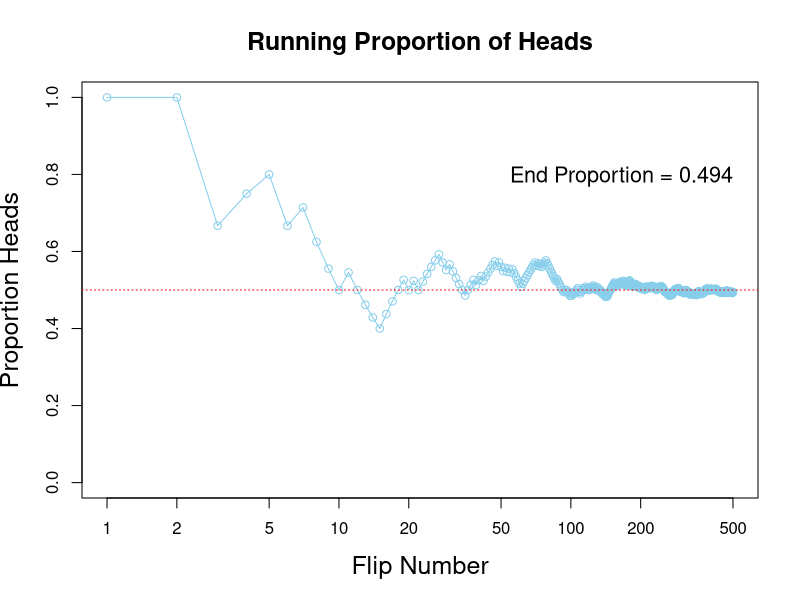
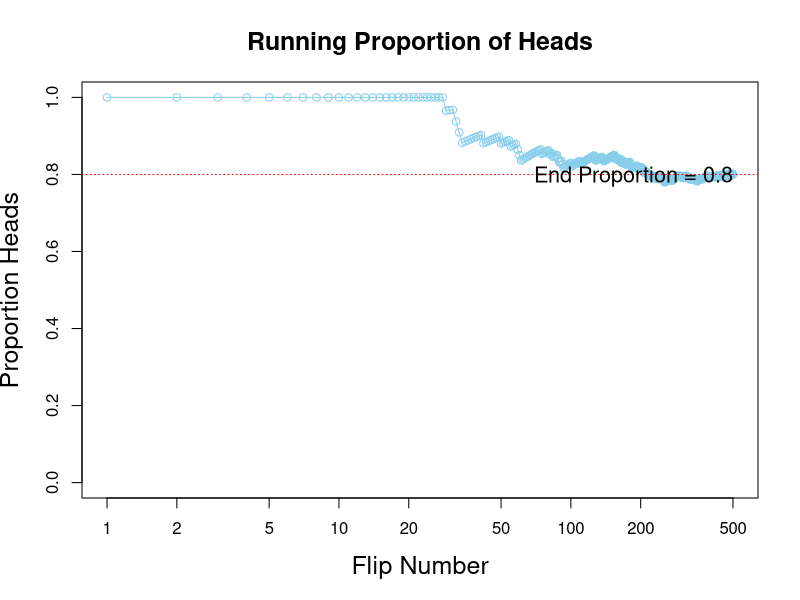
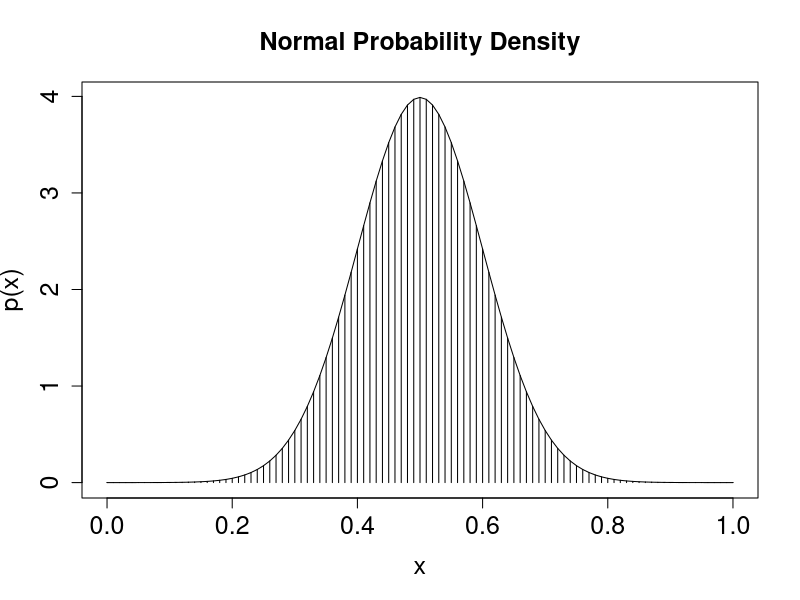
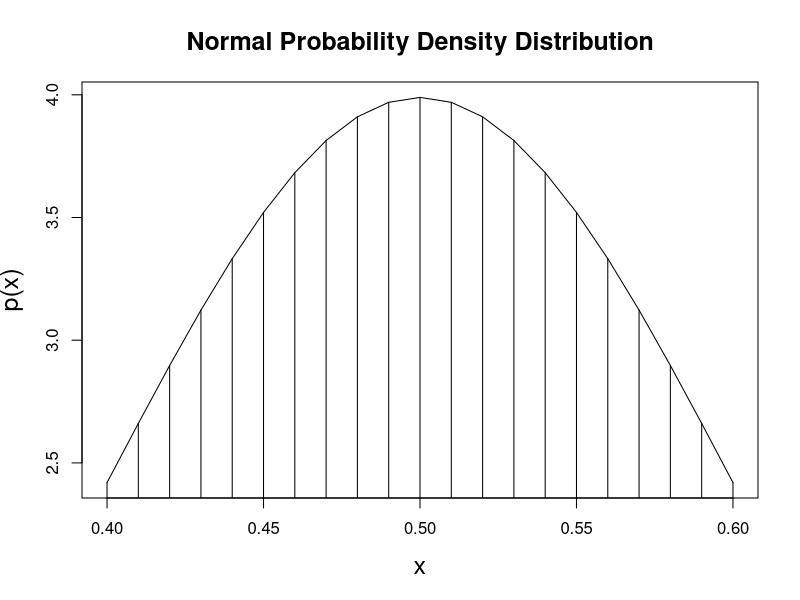

Recreate these plots in R, in order.
# ==============================================================================================
# Generating the RunningProportion Script ---------------------------------
# ==============================================================================================
set.seed(47405)

N <- 500 # Specify the total number of flips, denoted N.
pHeads <- .5 # Specify underlying probability of heads.

# Generate a random sample of N flips (heads=1, tails=0):
flipSequence <- sample(x = c(0, 1), prob = c(1 - pHeads, pHeads), 
                       size = N, replace = TRUE)

# Compute the running proportion of heads:
r <- cumsum(flipSequence) # Cumulative Sum: Number of heads at each step
n <- 1:N # Number of flips at each step
runProp <- r / n # Component by component division

# Graph the running proportion:
plot(n, runProp, type = "o", log = "x",
     col = "skyblue",
     xlim = c(1, N), ylim = c(0, 1),
     main = "Running Proportion of Heads",
     cex.main = 1.5,
     xlab = "Flip Number", ylab = "Proportion Heads", 
     cex.lab = 1.5)
# Plot a dotted horizontal line reference:
abline(h = pHeads, lty = "dotted",
       col = "red")

# Display the beginning of the flip sequence:
flipLetters <- paste(c("T", "H")[flipSequence[1:10] + 1], collapse = "")
displayString <- paste0("Flip Sequence =", flipLetters, "...")
text(N, .8, paste("End Proportion =", runProp[N]), adj = c(1, .5), cex = 1.3)

# ==============================================================================================
# 4.1 ---------------------------------------------------------------------
# ==============================================================================================
show(HairEyeColor) # Show data

EyeHairFreq <- apply(HairEyeColor, c("Eye","Hair"), sum) # Sum across sex 
# Above applies function sum to rows and columns for each variable and categorises them for eye 
# and hair colour in the variable EyeHairFreq as conditional on the other, i.e. Brown eyes and
# black hair totals 68 events...

EyeHairProp <- EyeHairFreq / sum(EyeHairFreq) # joint proportions, Table 4.1 
# Above divides the Frequency of each event by the sum of events to obtain probabilities.
show(round(EyeHairProp , 2))
# displays the results as rounded to 2 decimal places.

HairFreq <- apply(HairEyeColor, c("Hair"), sum) # Sum across sex and eye 
# Again, as in EyeFreq Colour, bu this time only sums the columns, i.e. total number of events
# just for a specific hair colour, independent of eye colour.

HairProp <- HairFreq / sum( HairFreq ) # marginal proportions, Table 4.1
show(round(HairProp, 2))
# ...same but...

EyeFreq <- apply(HairEyeColor ,c("Eye"), sum) # Sum across sex and eye 
# Again...but independent of hair colour.

EyeProp <- EyeFreq / sum(EyeFreq) # marginal proportions, Table 4.1
# ...same but...
show(round(EyeProp, 2))
# ...same but...

condPeyesBlue <- EyeHairProp["Blue", ] / EyeProp["Blue"] # conditional prob, Table 4.2
# Conditional probabilities of hair colour given blue eye colour:
condPeyesBlue

condPeyeBrown <- EyeHairProp["Brown", ] / EyeProp["Brown"]
# Conditional probabilities of hair colour given brown eye colour:
condPeyeBrown

condPhairBrown <- EyeHairProp[, "Brown"] / HairProp["Brown"]
# Conditional probabilities of hair colour given brown hair colour:
condPhairBrown

# ==============================================================================================
# 4.2 ---------------------------------------------------------------------
# ==============================================================================================
# Modify the coin flipping program in Section 4.5 RunningProportion.R to simulate a biased coin 
# that has p(H) = 0.8. Change the height of the reference line in the plot to match the new
# p(H).
set.seed(47405)

N <- 500 # Specify the total number of flips, denoted N.
pHeads <- .8 # Specify underlying probability of heads.

# Generate a random sample of N flips (heads=1, tails=0):
flipSequence <- sample(x = c(0, 1), prob = c(1 - pHeads, pHeads), 
                       size = N, replace = TRUE)

# Compute the running proportion of heads:
r <- cumsum(flipSequence) # Cumulative Sum: Number of heads at each step
n <- 1:N # Number of flips at each step
runProp <- r / n # Component by component division

# Graph the running proportion:
plot(n, runProp, type = "o", log = "x",
     col = "skyblue",
     xlim = c(1, N), ylim = c(0, 1),
     main = "Running Proportion of Heads",
     cex.main = 1.5,
     xlab = "Flip Number", ylab = "Proportion Heads", 
     cex.lab = 1.5)
# Plot a dotted horizontal line reference:
abline(h = pHeads, lty = "dotted",
       col = "red")

# Display the beginning of the flip sequence:
flipLetters <- paste(c("T", "H")[flipSequence[1:10] + 1], collapse = "")
displayString <- paste0("Flip Sequence =", flipLetters, "...")
text(N, .8, paste("End Proportion =", runProp[N]), adj = c(1, .5), cex = 1.3)

# Straightforward stuff. Change probability proportion, sample prbability changes to .2 and .8, 
# instead of .5 and .5.

# ==============================================================================================
# 4.3 ---------------------------------------------------------------------
# ==============================================================================================
# In a pinochle deck, there are 48 cards. There are six values: 9, 10, Jack, Queen, King, Ace. 
# There are two copies of each value in each of the standard four suits: hearts, diamonds, clubs, 
# spades.

# What is the probability of getting a 10?
N <- 12 * 4 # Total number of cards, i.e. the total values multiplied by the total suites
pTen <- (1/6 * 4/4) # Probability of 10, as each suite contains two tens; would be same as 2/12
pTen # Probability of drawing a 10 from a shuffled pinochle deck

# What is the probability of getting a 10 or Jack?
pTen_Jack <- (2/6 * 4/4)
pTen_Jack

# ==============================================================================================
# 4.4 ---------------------------------------------------------------------
# ==============================================================================================
set.seed(47405)
# A) Adapt the program IntegralOfDensity.R to plot this density function and approximate its 
# integral. Comment your code. Be careful to consider values of x only in the interval [0, 1]. 
# Hint: You can omit the first couple of lines regarding meanval and sdval, because those 
# parameter values pertain only to the normal distribution. Then set xlow = 0 and xhigh = 1, and
# set dx to some small value.

# Graph of normal probability density function, with comb of intervals.
xlow <- 0 # Specify low end of x-axis.
xhigh <- 1 # Specify high end of x-axis.
dx <- 0.01 # Specify interval width on x-axis

# B) Derive the exact integral using calculus:
integral_calculation <- 6*((1/3*1^3 - 1/4*1^4) - (1/3*0^3 - 1/4*0^4))
integral_calculation

# C) Does this function satisfy equation 4.3:
px <- 1 / dx
px
# Proof
100 * 0.01 # Sum multiplied by dx

# D) From inspecting the graph, what is the maximal value of p(x)?
# Calculate normal probability density:
x <- seq(from = xlow, to = xhigh, by = dx)
# p(x) = 1 / sd * sqrt(2 * pi) * exp(-1/2 * (x - mean / sd)^2)
y <- (1 / (.1 * sqrt(2 * pi))) * exp((-.5) * ((x - integral_calculation) / .1) ^ 2)

plot(x, y, type = "h", lwd = 1, cex.axis = 1.5,
     xlab = "x", ylab = "p(x)", cex.lab = 1.5,
     main = "Normal Probability Density", cex.main = 1.5)
lines(x, y)
# ...maxarg_p(x) = 4

# ==============================================================================================
# 4.5 ---------------------------------------------------------------------
# ==============================================================================================
# Adapt the code from IntegralOfDensity.R to determine (approximately) the probability mass 
# under the normal curve from x = μ−σ to x = μ+σ. Hint: Just change xlow and 
# xhigh appropriately, and change the text location so that the area still appears within the 
# plot.
xlow <- .5 - .1
xhigh <- .5 + .1

x <- seq(from = xlow, to = xhigh, by = dx)
y <- (1 / (.1 * sqrt(2 * pi))) * exp((-.5) * ((x - integral_calculation) / .1) ^ 2)

plot(x, y, type = "h", lwd = 1, 
     xlab = "x", ylab = "p(x)", cex.lab = 1.5,
     main = "Normal Probability Density Distribution", cex.main = 1.5)
lines(x, y)

area <- sum(dx * y)
area
# End file ----------------------------------------------------------------